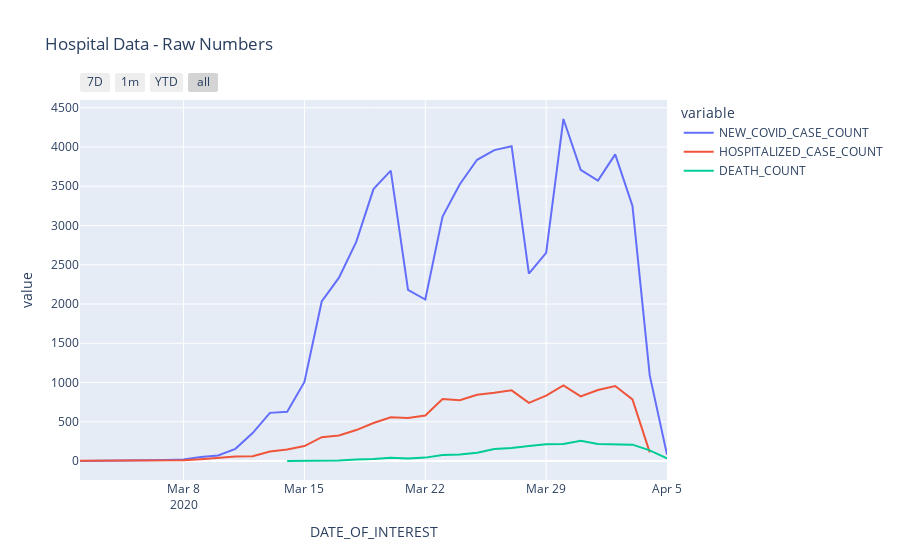

Notebook code cell kept with this figure:
### Code cell
hosp = df_hosp
hosp = pd.melt(hosp, id_vars=['DATE_OF_INTEREST'], value_vars=['NEW_COVID_CASE_COUNT', 'HOSPITALIZED_CASE_COUNT', 'DEATH_COUNT'])
fig = px.line(hosp, x="DATE_OF_INTEREST", y='value', color='variable', title="Hospital Data - Raw Numbers")
fig.update_layout(
    xaxis=dict(
        rangeselector=dict(
            buttons=list([
                dict(count=7,
                     label="7D",
                     step="day",
                     stepmode="backward"),
                dict(count=1,
                     label="1m",
                     step="month",
                     stepmode="backward"),
                dict(count=1,
                     label="YTD",
                     step="year",
                     stepmode="todate"),
                dict(step="all")
            ])
        ),
        type="date"
    )
)
fig.show()

### Figure 1 — Plotly figure (JSON) as saved in the notebook; plotly's stock layout.template omitted (floating-point values rounded to 4 significant figures)
{"data": [{"hoverlabel": {"namelength": 0}, "hovertemplate": "variable=NEW_COVID_CASE_COUNT<br>DATE_OF_INTEREST=%{x}<br>value=%{y}", "legendgroup": "NEW_COVID_CASE_COUNT", "line": {"color": "#636efa", "dash": "solid"}, "mode": "lines", "name": "NEW_COVID_CASE_COUNT", "showlegend": true, "type": "scatter", "x": ["2020-03-02T00:00:00", "2020-03-03T00:00:00", "2020-03-04T00:00:00", "2020-03-05T00:00:00", "2020-03-06T00:00:00", "2020-03-07T00:00:00", "2020-03-08T00:00:00", "2020-03-09T00:00:00", "2020-03-10T00:00:00", "2020-03-11T00:00:00", "2020-03-12T00:00:00", "2020-03-13T00:00:00", "2020-03-14T00:00:00", "2020-03-15T00:00:00", "2020-03-16T00:00:00", "2020-03-17T00:00:00", "2020-03-18T00:00:00", "2020-03-19T00:00:00", "2020-03-20T00:00:00", "2020-03-21T00:00:00", "2020-03-22T00:00:00", "2020-03-23T00:00:00", "2020-03-24T00:00:00", "2020-03-25T00:00:00", "2020-03-26T00:00:00", "2020-03-27T00:00:00", "2020-03-28T00:00:00", "2020-03-29T00:00:00", "2020-03-30T00:00:00", "2020-03-31T00:00:00", "2020-04-01T00:00:00", "2020-04-02T00:00:00", "2020-04-03T00:00:00", "2020-04-04T00:00:00", "2020-04-05T00:00:00"], "xaxis": "x", "y": [1, 2, 10, 2, 8, 13, 20, 53, 71, 156, 357, 614, 629, 1008, 2033, 2335, 2791, 3463, 3699, 2179, 2057, 3114, 3525, 3837, 3960, 4010, 2388, 2652, 4356, 3710, 3571, 3905, 3250, 1091, 82], "yaxis": "y"}, {"hoverlabel": {"namelength": 0}, "hovertemplate": "variable=HOSPITALIZED_CASE_COUNT<br>DATE_OF_INTEREST=%{x}<br>value=%{y}", "legendgroup": "HOSPITALIZED_CASE_COUNT", "line": {"color": "#EF553B", "dash": "solid"}, "mode": "lines", "name": "HOSPITALIZED_CASE_COUNT", "showlegend": true, "type": "scatter", "x": ["2020-03-02T00:00:00", "2020-03-03T00:00:00", "2020-03-04T00:00:00", "2020-03-05T00:00:00", "2020-03-06T00:00:00", "2020-03-07T00:00:00", "2020-03-08T00:00:00", "2020-03-09T00:00:00", "2020-03-10T00:00:00", "2020-03-11T00:00:00", "2020-03-12T00:00:00", "2020-03-13T00:00:00", "2020-03-14T00:00:00", "2020-03-15T00:00:00", "2020-03-16T00:00:00", "2020-03-17T00:00:00", "2020-03-18T00:00:00", "2020-03-19T00:00:00", "2020-03-20T00:00:00", "2020-03-21T00:00:00", "2020-03-22T00:00:00", "2020-03-23T00:00:00", "2020-03-24T00:00:00", "2020-03-25T00:00:00", "2020-03-26T00:00:00", "2020-03-27T00:00:00", "2020-03-28T00:00:00", "2020-03-29T00:00:00", "2020-03-30T00:00:00", "2020-03-31T00:00:00", "2020-04-01T00:00:00", "2020-04-02T00:00:00", "2020-04-03T00:00:00", "2020-04-04T00:00:00", "2020-04-05T00:00:00"], "xaxis": "x", "y": [3, 3, 5, 4, 5, 9, 12, 24, 38, 57, 61, 123, 148, 191, 304, 326, 395, 485, 558, 550, 581, 790, 774, 844, 870, 901, 741, 834, 963, 823, 905, 956, 786, 111, null], "yaxis": "y"}, {"hoverlabel": {"namelength": 0}, "hovertemplate": "variable=DEATH_COUNT<br>DATE_OF_INTEREST=%{x}<br>value=%{y}", "legendgroup": "DEATH_COUNT", "line": {"color": "#00cc96", "dash": "solid"}, "mode": "lines", "name": "DEATH_COUNT", "showlegend": true, "type": "scatter", "x": ["2020-03-02T00:00:00", "2020-03-03T00:00:00", "2020-03-04T00:00:00", "2020-03-05T00:00:00", "2020-03-06T00:00:00", "2020-03-07T00:00:00", "2020-03-08T00:00:00", "2020-03-09T00:00:00", "2020-03-10T00:00:00", "2020-03-11T00:00:00", "2020-03-12T00:00:00", "2020-03-13T00:00:00", "2020-03-14T00:00:00", "2020-03-15T00:00:00", "2020-03-16T00:00:00", "2020-03-17T00:00:00", "2020-03-18T00:00:00", "2020-03-19T00:00:00", "2020-03-20T00:00:00", "2020-03-21T00:00:00", "2020-03-22T00:00:00", "2020-03-23T00:00:00", "2020-03-24T00:00:00", "2020-03-25T00:00:00", "2020-03-26T00:00:00", "2020-03-27T00:00:00", "2020-03-28T00:00:00", "2020-03-29T00:00:00", "2020-03-30T00:00:00", "2020-03-31T00:00:00", "2020-04-01T00:00:00", "2020-04-02T00:00:00", "2020-04-03T00:00:00", "2020-04-04T00:00:00", "2020-04-05T00:00:00"], "xaxis": "x", "y": [null, null, null, null, null, null, null, null, null, 1, null, null, 2, 5, 9, 7, 21, 25, 43, 34, 44, 77, 84, 106, 155, 167, 191, 214, 218, 258, 217, 213, 209, 137, 34], "yaxis": "y"}], "layout": {"legend": {"title": {"text": "variable"}, "tracegroupgap": 0}, "title": {"text": "Hospital Data - Raw Numbers"}, "xaxis": {"anchor": "y", "domain": [0, 1], "rangeselector": {"buttons": [{"count": 7, "label": "7D", "step": "day", "stepmode": "backward"}, {"count": 1, "label": "1m", "step": "month", "stepmode": "backward"}, {"count": 1, "label": "YTD", "step": "year", "stepmode": "todate"}, {"step": "all"}]}, "title": {"text": "DATE_OF_INTEREST"}, "type": "date"}, "yaxis": {"anchor": "x", "domain": [0, 1], "title": {"text": "value"}}}}
